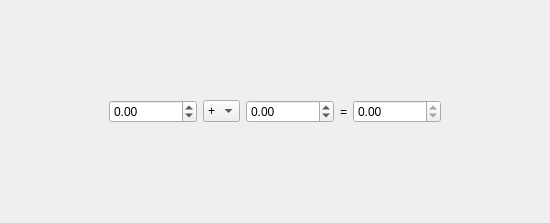
<?xml version="1.0" encoding="UTF-8"?>
<ui version="4.0">
 <class>Dialog</class>
 <widget class="QDialog" name="Dialog">
  <property name="geometry">
   <rect>
    <x>0</x>
    <y>0</y>
    <width>550</width>
    <height>223</height>
   </rect>
  </property>
  <property name="windowTitle">
   <string>Kalkulačka</string>
  </property>
  <layout class="QGridLayout" name="gridLayout">
   <item row="1" column="3">
    <widget class="QDoubleSpinBox" name="sb_operand2">
     <property name="minimum">
      <double>-10000000000000000000.000000000000000</double>
     </property>
     <property name="maximum">
      <double>9999999999.000000000000000</double>
     </property>
    </widget>
   </item>
   <item row="1" column="6">
    <widget class="QDoubleSpinBox" name="sb_result">
     <property name="readOnly">
      <bool>true</bool>
     </property>
     <property name="minimum">
      <double>-10000000000000000000.000000000000000</double>
     </property>
     <property name="maximum">
      <double>9999999999.000000000000000</double>
     </property>
    </widget>
   </item>
   <item row="2" column="3">
    <spacer name="verticalSpacer_2">
     <property name="orientation">
      <enum>Qt::Vertical</enum>
     </property>
     <property name="sizeHint" stdset="0">
      <size>
       <width>20</width>
       <height>83</height>
      </size>
     </property>
    </spacer>
   </item>
   <item row="1" column="2">
    <widget class="QComboBox" name="cb_operator">
     <item>
      <property name="text">
       <string>+</string>
      </property>
     </item>
     <item>
      <property name="text">
       <string>-</string>
      </property>
     </item>
     <item>
      <property name="text">
       <string>*</string>
      </property>
     </item>
     <item>
      <property name="text">
       <string>/</string>
      </property>
     </item>
    </widget>
   </item>
   <item row="0" column="3">
    <spacer name="verticalSpacer">
     <property name="orientation">
      <enum>Qt::Vertical</enum>
     </property>
     <property name="sizeHint" stdset="0">
      <size>
       <width>20</width>
       <height>84</height>
      </size>
     </property>
    </spacer>
   </item>
   <item row="1" column="1">
    <widget class="QDoubleSpinBox" name="sb_operand1">
     <property name="minimum">
      <double>-10000000000000000000.000000000000000</double>
     </property>
     <property name="maximum">
      <double>9999999999.000000000000000</double>
     </property>
    </widget>
   </item>
   <item row="1" column="7">
    <spacer name="horizontalSpacer">
     <property name="orientation">
      <enum>Qt::Horizontal</enum>
     </property>
     <property name="sizeHint" stdset="0">
      <size>
       <width>40</width>
       <height>20</height>
      </size>
     </property>
    </spacer>
   </item>
   <item row="1" column="5">
    <widget class="QLabel" name="label">
     <property name="text">
      <string>=</string>
     </property>
    </widget>
   </item>
   <item row="1" column="0">
    <spacer name="horizontalSpacer_2">
     <property name="orientation">
      <enum>Qt::Horizontal</enum>
     </property>
     <property name="sizeHint" stdset="0">
      <size>
       <width>40</width>
       <height>20</height>
      </size>
     </property>
    </spacer>
   </item>
  </layout>
 </widget>
 <resources/>
 <connections/>
</ui>
